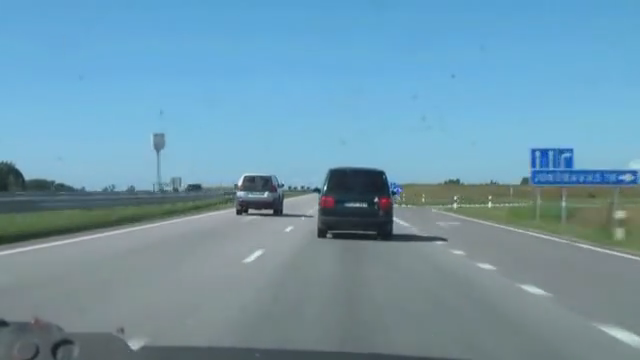
#> input picture frame 37 of img/highway.mp4, 640 x 360 px, given in place of city.mp4, which was not available
$ jupyter execute '19. Quiz.ipynb'
#> lines starting #> are read from the running program, lines starting #| are printed output that depends on the picture
[cell 1]
## openCV 를 이용하여 가로로 촬영된 영상을 세로로 회전하는 프로그램

# 회전 : 시계반대방향 90
# 재생속도 원본4배
# 파일명 city_output.avi(코덱:DIVX)
# city.mp4

[cell 2]
import cv2

cap = cv2.VideoCapture('city.mp4')
fourcc = cv2.VideoWriter_fourcc(*'DIVX')
width = round(cap.get(cv2.CAP_PROP_FRAME_WIDTH))
height = round(cap.get(cv2.CAP_PROP_FRAME_HEIGHT))
fps = cap.get(cv2.CAP_PROP_FPS)

out = cv2.VideoWriter('city_output.avi', fourcc, fps * 4, (height, width))

while cap.isOpened():
    ret, frame = cap.read()
#> frame is the input picture: shape (360, 640, 3); mean B, G, R 170.9, 151.4, 111.9
    if not ret:
        break

    rotate_frame = cv2.rotate(frame, cv2.ROTATE_90_COUNTERCLOCKWISE)
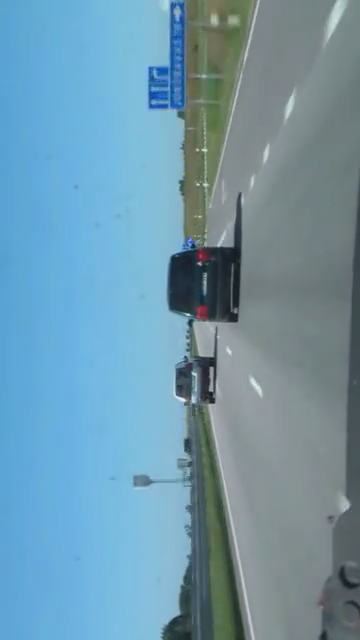
#> rotate_frame: shape (640, 360, 3); mean B, G, R 170.9, 151.4, 111.9
    out.write(rotate_frame)
    cv2.imshow('video', frame)

    if cv2.waitKey(1) == ord('q'):
#> (key q is pressed here)
        break

out.release()
cap.release()
cv2.destroyAllWindows()


$ run again, starting later in the video
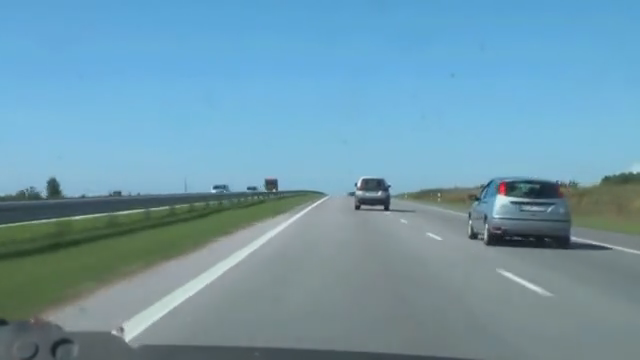
#> input picture frame 170 of img/highway.mp4, 640 x 360 px, given in place of city.mp4, which was not available
#> frame is the input picture: shape (360, 640, 3); mean B, G, R 172.1, 153.7, 112.4
#> `rotate_frame = cv2.rotate(frame, cv2.ROTATE_90_COUNTERCLOCKWISE)`:
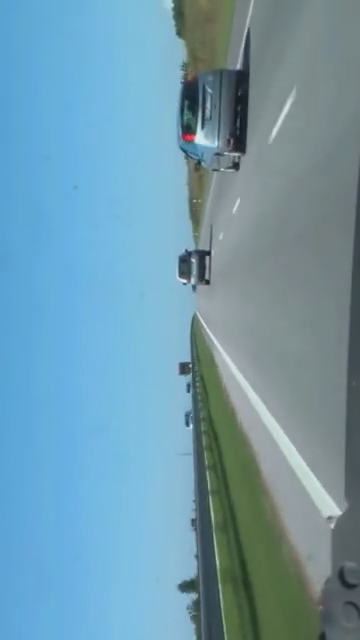
#> rotate_frame: shape (640, 360, 3); mean B, G, R 172.1, 153.7, 112.4

$ run again, starting later in the video
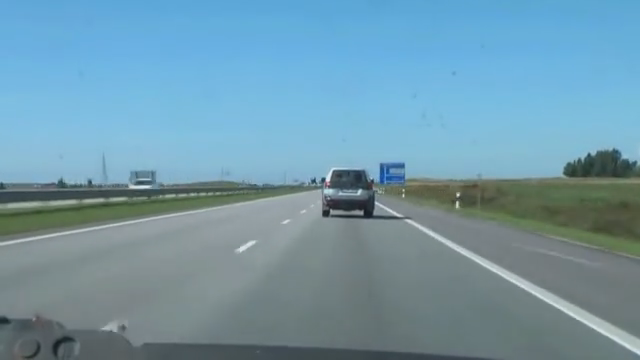
#> input picture frame 302 of img/highway.mp4, 640 x 360 px, given in place of city.mp4, which was not available
#> frame is the input picture: shape (360, 640, 3); mean B, G, R 169.8, 152.4, 113.9
#> `rotate_frame = cv2.rotate(frame, cv2.ROTATE_90_COUNTERCLOCKWISE)`:
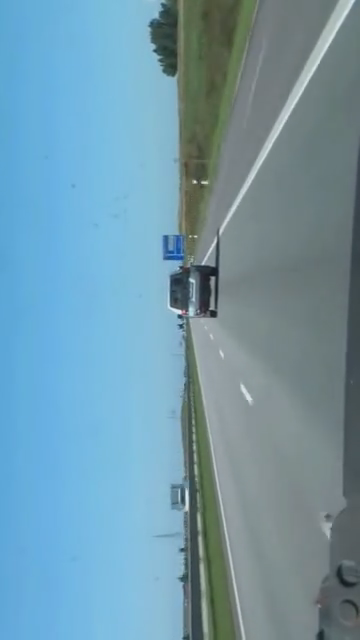
#> rotate_frame: shape (640, 360, 3); mean B, G, R 169.8, 152.4, 113.9
